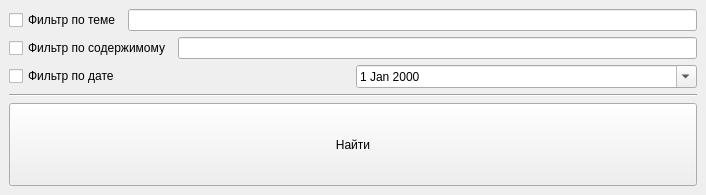
<?xml version="1.0" encoding="UTF-8"?>
<ui version="4.0">
 <class>FindWindow</class>
 <widget class="QMainWindow" name="FindWindow">
  <property name="geometry">
   <rect>
    <x>0</x>
    <y>0</y>
    <width>706</width>
    <height>195</height>
   </rect>
  </property>
  <property name="windowTitle">
   <string>Найти заметки</string>
  </property>
  <widget class="QWidget" name="centralwidget">
   <layout class="QGridLayout" name="gridLayout">
    <item row="2" column="0">
     <widget class="QPushButton" name="b_findnote">
      <property name="sizePolicy">
       <sizepolicy hsizetype="Minimum" vsizetype="Expanding">
        <horstretch>0</horstretch>
        <verstretch>0</verstretch>
       </sizepolicy>
      </property>
      <property name="text">
       <string>Найти</string>
      </property>
     </widget>
    </item>
    <item row="0" column="0">
     <layout class="QVBoxLayout" name="texts">
      <item>
       <layout class="QHBoxLayout" name="themefilter">
        <item>
         <widget class="QCheckBox" name="chb_themefilter">
          <property name="text">
           <string>Фильтр по теме</string>
          </property>
         </widget>
        </item>
        <item>
         <widget class="QLineEdit" name="t_themefilter"/>
        </item>
       </layout>
      </item>
      <item>
       <layout class="QHBoxLayout" name="contentfilter">
        <item>
         <widget class="QCheckBox" name="chb_contentfilter">
          <property name="enabled">
           <bool>true</bool>
          </property>
          <property name="text">
           <string>Фильтр по содержимому</string>
          </property>
          <property name="checked">
           <bool>false</bool>
          </property>
         </widget>
        </item>
        <item>
         <widget class="QLineEdit" name="t_contentfilter"/>
        </item>
       </layout>
      </item>
      <item>
       <layout class="QHBoxLayout" name="datefilter">
        <item>
         <widget class="QCheckBox" name="chb_datefilter">
          <property name="text">
           <string>Фильтр по дате</string>
          </property>
         </widget>
        </item>
        <item>
         <widget class="QDateEdit" name="t_datefilter">
          <property name="calendarPopup">
           <bool>true</bool>
          </property>
         </widget>
        </item>
       </layout>
      </item>
     </layout>
    </item>
    <item row="1" column="0">
     <widget class="Line" name="line">
      <property name="orientation">
       <enum>Qt::Orientation::Horizontal</enum>
      </property>
     </widget>
    </item>
   </layout>
  </widget>
 </widget>
 <resources/>
 <connections/>
</ui>
